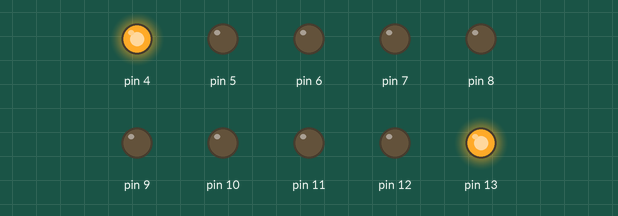
This sketch was run on a simulated Arduino Uno, built with avr-gcc and run on an emulated ATmega328P. Parts: output pins drawn as LEDs (lit = HIGH).

Above: at 0.15 s.
At 1.35 s:
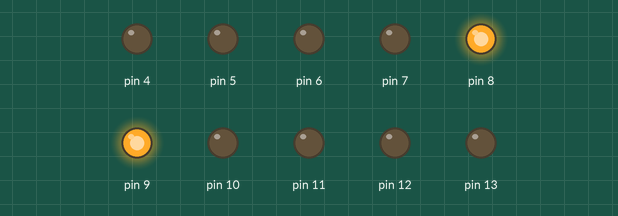
At 1.65 s:
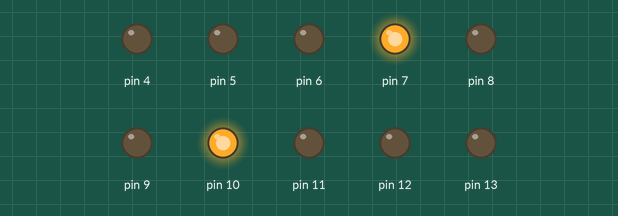
At 3.15 s:
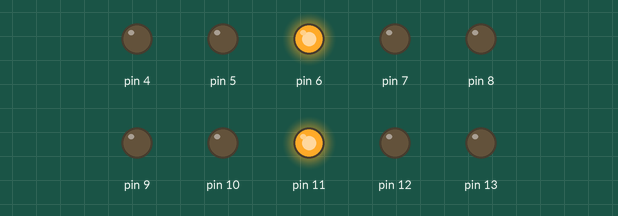
At 5.25 s:
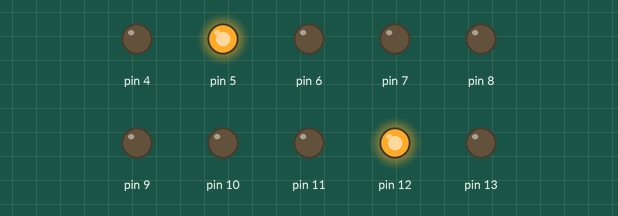
Timing chart, 0 to 5.5 s (numbered marks = the images above):
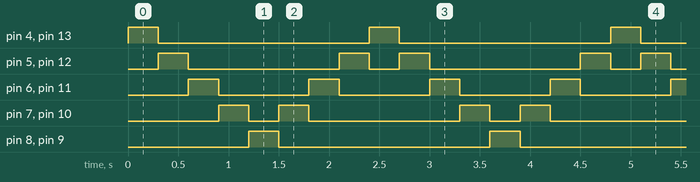

Measured:
- by itself, pin 4, pin 8, pin 9, pin 13: alternates HIGH for 0.30 s and LOW for 2.1 s
- by itself, pin 5, pin 12: repeats every 2.4 s: LOW 1.5 s, HIGH 0.30 s, LOW 0.30 s, HIGH 0.30 s
- by itself, pin 6, pin 11: alternates HIGH for 0.30 s and LOW for 0.90 s
- by itself, pin 7, pin 10: repeats every 2.4 s: LOW 0.30 s, HIGH 0.30 s, LOW 1.5 s, HIGH 0.30 s

The sketch:

KnightRider2.ino
```cpp
void setup() {
  //Knight Rider Lights #2
  //Read more in the README
  pinMode(4,OUTPUT);
  pinMode(5,OUTPUT);
  pinMode(6,OUTPUT);
  pinMode(7,OUTPUT);
  pinMode(8,OUTPUT);
  pinMode(9,OUTPUT);
  pinMode(10,OUTPUT);
  pinMode(11,OUTPUT);
  pinMode(12,OUTPUT);
  pinMode(13,OUTPUT);
}

void loop() {
  digitalWrite(4,HIGH);
  digitalWrite(13,HIGH);
  delay(300);
  digitalWrite(4,LOW);
  digitalWrite(13,LOW);

  digitalWrite(5,HIGH);
  digitalWrite(12,HIGH);
  delay(300);
  digitalWrite(5,LOW);
  digitalWrite(12,LOW);

  digitalWrite(6,HIGH);
  digitalWrite(11,HIGH);
  delay(300);
  digitalWrite(6,LOW);
  digitalWrite(11,LOW);

  digitalWrite(7,HIGH);
  digitalWrite(10,HIGH);
  delay(300);
  digitalWrite(7,LOW);
  digitalWrite(10,LOW);

  digitalWrite(8,HIGH);
  digitalWrite(9,HIGH);
  delay(300);
  digitalWrite(8,LOW);
  digitalWrite(9,LOW);

  digitalWrite(7,HIGH);
  digitalWrite(10,HIGH);
  delay(300);
  digitalWrite(7,LOW);
  digitalWrite(10,LOW);

  digitalWrite(6,HIGH);
  digitalWrite(11,HIGH);
  delay(300);
  digitalWrite(6,LOW);
  digitalWrite(11,LOW);

  digitalWrite(5,HIGH);
  digitalWrite(12,HIGH);
  delay(300);
  digitalWrite(5,LOW);
  digitalWrite(12,LOW);
}
```

KnightRider2_RawCPPFile.cpp
```cpp
void setup() {
  //Knight Rider Lights #2
  //Read more in the README
  pinMode(4,OUTPUT);
  pinMode(5,OUTPUT);
  pinMode(6,OUTPUT);
  pinMode(7,OUTPUT);
  pinMode(8,OUTPUT);
  pinMode(9,OUTPUT);
  pinMode(10,OUTPUT);
  pinMode(11,OUTPUT);
  pinMode(12,OUTPUT);
  pinMode(13,OUTPUT);
}

void loop() {
  digitalWrite(4,HIGH);
  digitalWrite(13,HIGH);
  delay(300);
  digitalWrite(4,LOW);
  digitalWrite(13,LOW);

  digitalWrite(5,HIGH);
  digitalWrite(12,HIGH);
  delay(300);
  digitalWrite(5,LOW);
  digitalWrite(12,LOW);

  digitalWrite(6,HIGH);
  digitalWrite(11,HIGH);
  delay(300);
  digitalWrite(6,LOW);
  digitalWrite(11,LOW);

  digitalWrite(7,HIGH);
  digitalWrite(10,HIGH);
  delay(300);
  digitalWrite(7,LOW);
  digitalWrite(10,LOW);

  digitalWrite(8,HIGH);
  digitalWrite(9,HIGH);
  delay(300);
  digitalWrite(8,LOW);
  digitalWrite(9,LOW);

  digitalWrite(7,HIGH);
  digitalWrite(10,HIGH);
  delay(300);
  digitalWrite(7,LOW);
  digitalWrite(10,LOW);

  digitalWrite(6,HIGH);
  digitalWrite(11,HIGH);
  delay(300);
  digitalWrite(6,LOW);
  digitalWrite(11,LOW);

  digitalWrite(5,HIGH);
  digitalWrite(12,HIGH);
  delay(300);
  digitalWrite(5,LOW);
  digitalWrite(12,LOW);
}
```
